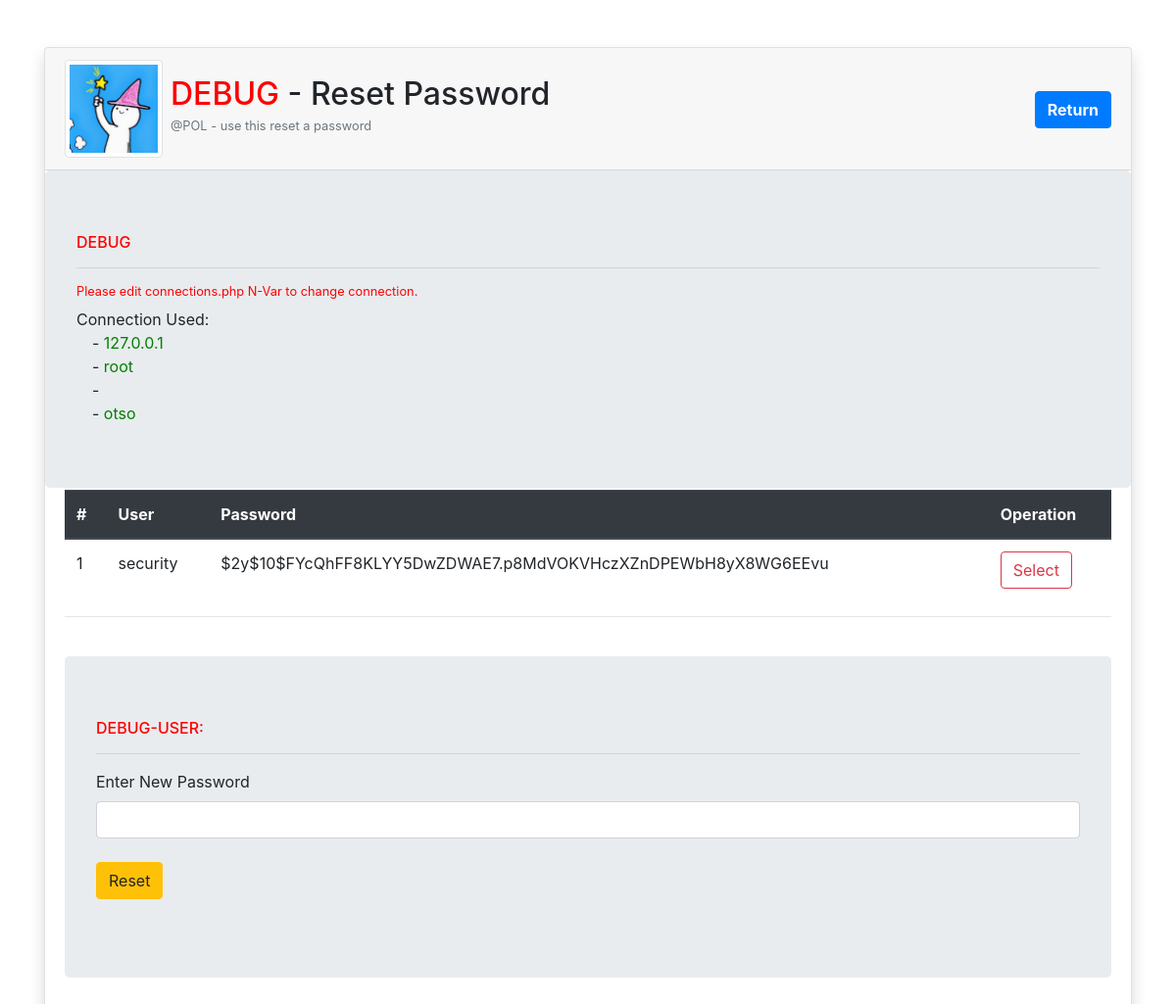
Page /eve/debug-tools/debug-functions/reset-password.php on the earlier database version.
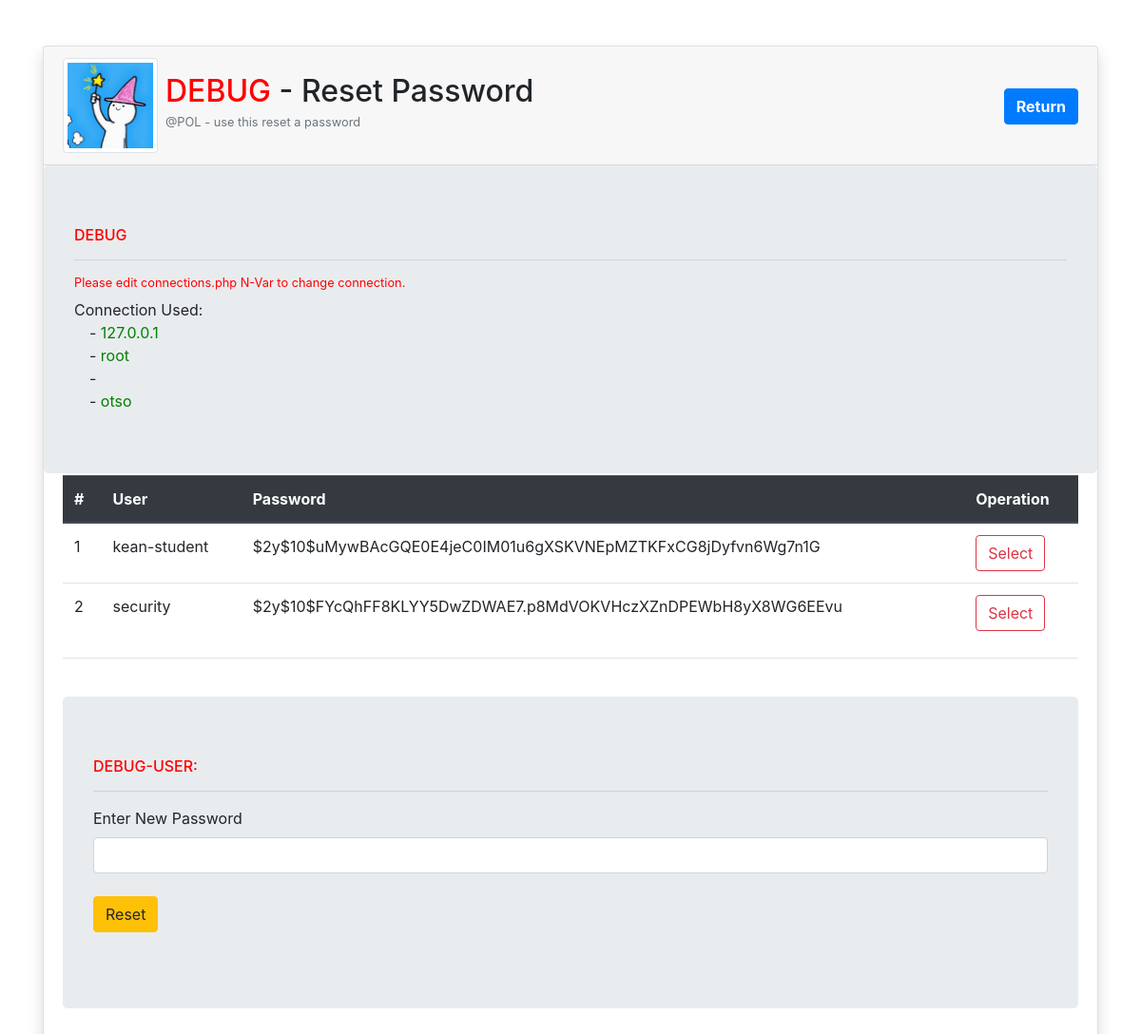
Same page on the later database version.
### tables this page shows
CREATE TABLE `users` (
  `permission` int(1) NOT NULL,
  `username` varchar(50) NOT NULL,
  `password` varchar(200) NOT NULL,
  `firstName` varchar(50) NOT NULL,
  `middleName` varchar(50) NOT NULL,
  `lastName` varchar(50) NOT NULL
);

### eve/library-process/connection.php (called while the page is built, shortened)
<?php
$N = 0;
if ($N == 1) {
  $server = "localhost";
  $dbuser = "gtech.dp";
  $dbpass = "dp";
  $dbname = "paulodb";
  $conn = mysqli_connect($server, $dbuser, $dbpass, $dbname);
  if (!$conn) {
   die("Connection failed: " . mysqli_connect_error());
  }
} elseif ($N == 0) {
    $dbuser = "root";
    $dbname = "otso";
  }
 ?>

### eve/debug-tools/debug-functions/reset-password.php (the view, shortened to what this page needs)
<?php
require_once '../../library-process/connection.php';
 ?>
<!DOCTYPE html>
<html lang="en" dir="ltr">
  <head>
    <link rel="stylesheet" href="https://stackpath.bootstrapcdn.com/bootstrap/4.4.1/css/bootstrap.min.css">
  </head>
  <body>
    <div class="container maindiv">
      <div class="card shadow mt-5 ">
        <div class="card-header">
          <img src="../../library-resource/img/pol_thumbnail.png" alt="404" class="img-thumbnail rounded float-left mr-2" style="width:100px; height:100px;">
          <div class="card-title ml-5 mt-3">
            <h2 class="d-inline mt-5"><span style="color:red">DEBUG</span> - Reset Password </h2>
            <a class="d-inline float-right font-weight-bold btn btn-primary mt-3" href="../index.php">Return</a>
          </div>
          <h6 class="card-subtitle mb-2 ml-3 text-muted small fontsub">@POL - use this reset a password</h6>
         </div>
         <div class="jumbotron">
           <h6 style="color:Red">DEBUG</h6>
           <hr>
           <h6 class="small "style="color:Red">Please edit connections.php N-Var to change connection.</h6>
           <span >Connection Used: </span><br>
             <span class="ml-3">- <span style="color:green"><?php echo $_SERVER['SERVER_ADDR']; ?></span></span><br>
             <span class="ml-3">- <span style="color:green"><?php echo $dbuser; ?></span></span><br>
             <span class="ml-3">- <span style="color:green"><?php echo $dbpass; ?></span></span><br>
             <span class="ml-3">- <span style="color:green"><?php echo $dbname; ?></span></span><br>
         </div>
        <div class="card-body">
          <div class="">
              <table class="table" style="margin-top:-50px;">
                <thead class="thead-dark">
                  <tr>
                    <th>#</th>
                    <th>User</th>
                    <th>Password</th>
                    <th>Operation</th>
                  </tr>
                </thead>
                <tbody>
                  <?php
                  $sql = "SELECT * FROM users";
                  $result = mysqli_query($conn,$sql);
                  $rownum = 1;
                  while($row = mysqli_fetch_array($result, MYSQLI_ASSOC)) {
                    echo "<tr>
                        <td>".$rownum."</td>
                        <td>".$row['username']."</td>
                        <td>".$row['password']."</td>
                        <td>"."<form method='GET'>
                              <input type='hidden' name='resetid' value=".$row['username'].">
                              <input class='btn btn-outline-danger' type='submit' id='confirm' name='resetbtn' value='Select'>
                            </form>"."</td></tr>";
                    $rownum++;
                  }
                   ?>
                </tbody>
              </table>
              <hr>
              <br>
              <div class="jumbotron">
                <h6 style="color:Red">DEBUG-USER: <span><?php echo $_GET['resetid']; ?></span></h6>
                <hr>
                <form method="post">
            <div class="form-group">
              <label for="formGroupExampleInput">Enter New Password</label>
              <input type="text" name="newpass" class="form-control" >
              <input class='btn btn-warning mt-4' type='submit' id='reset' name='reset' value='Reset'>
            </div>
          </form>
              </div>
          </div>
      </div>
  </body>
</html>

Differences in the rows shown:
added users: username "kean-student", password "$2y$10$uMywBAcGQE0E4jeC0IM01u6gXSKVNEpMZTKFxCG8jDyfvn6Wg7n1G"
